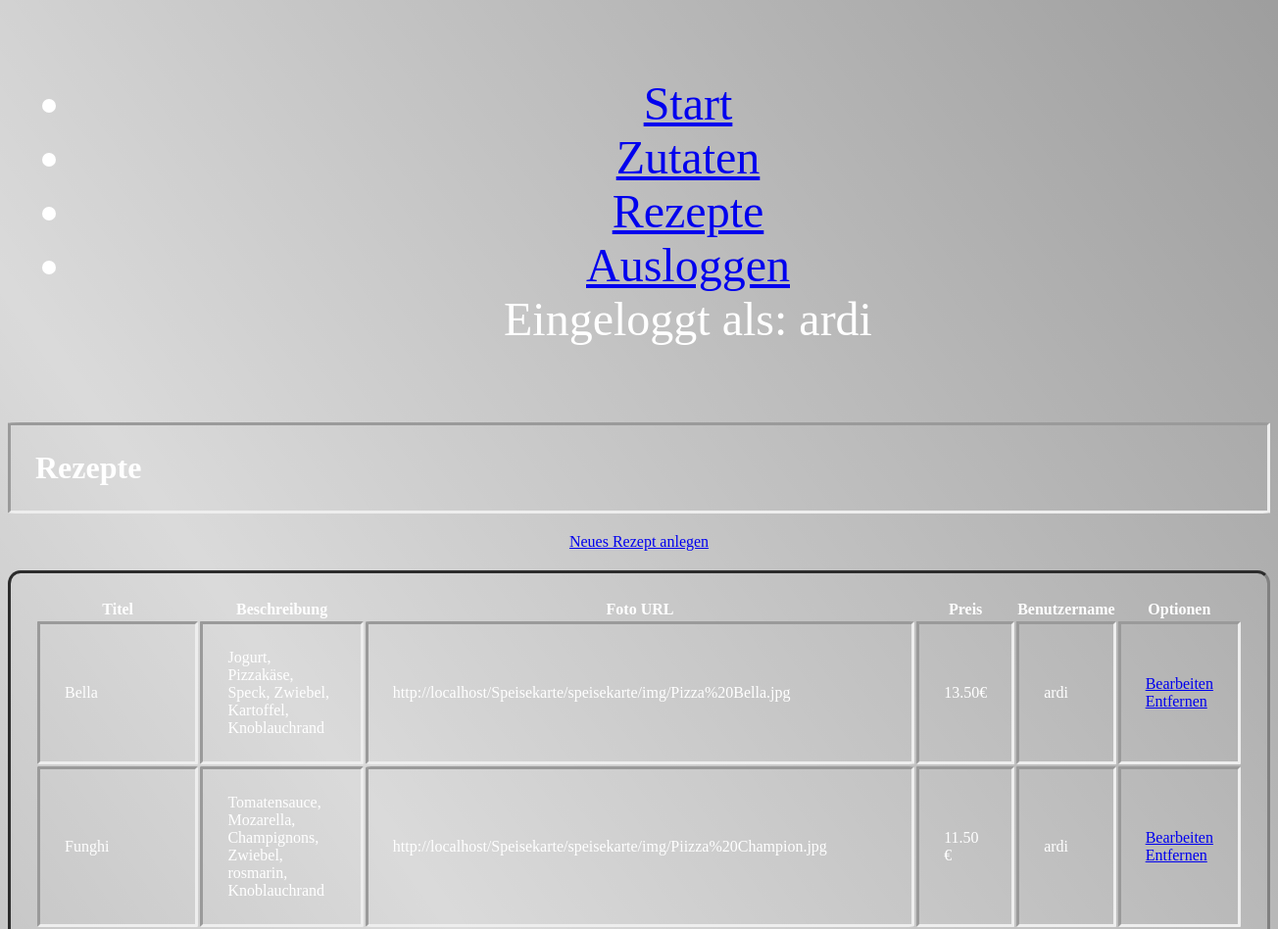
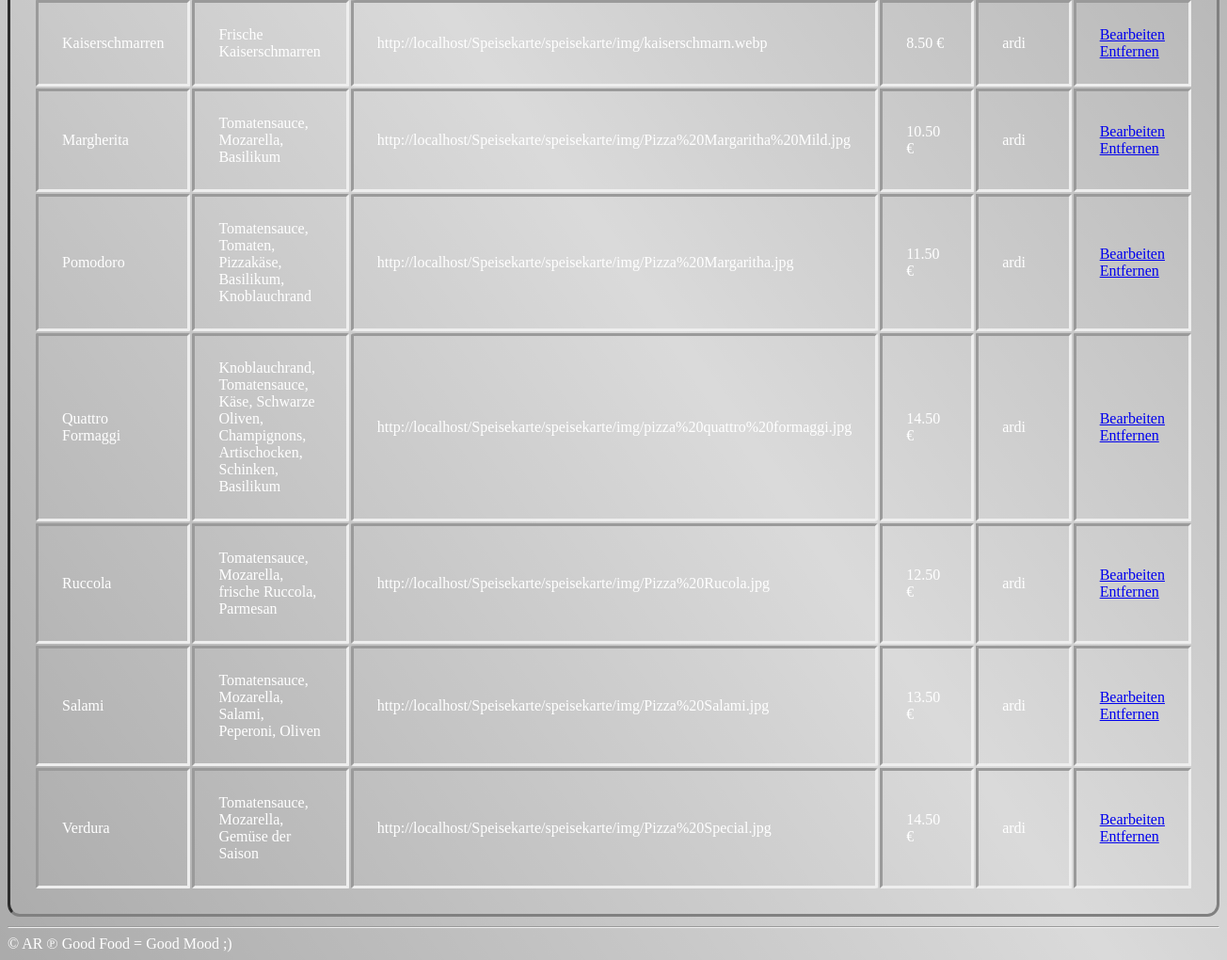
The page /admin/rezepte_liste.php (signed in) on the database its author committed (2 pictures, top to bottom).
### tables this page shows
CREATE TABLE `rezepte` (
  `id` int(10) UNSIGNED NOT NULL,
  `benutzer_id` int(10) UNSIGNED DEFAULT NULL,
  `titel` varchar(190) DEFAULT NULL,
  `beschreibung` text DEFAULT NULL,
  `img_url` varchar(255) NOT NULL,
  `preis` varchar(10) NOT NULL
);

CREATE TABLE `benutzer` (
  `id` int(10) UNSIGNED NOT NULL,
  `benutzername` varchar(255) NOT NULL,
  `email` varchar(255) DEFAULT NULL,
  `passwort` varchar(255) NOT NULL,
  `letztes_login` datetime DEFAULT NULL,
  `anzahl_logins` int(10) UNSIGNED DEFAULT 0
);

### admin/funktionen.php (called while the page is built, shortened)
<?php
$db = mysqli_connect("localhost", "root", "", "speisekarte_jwe");
mysqli_set_charset($db, "utf8");
function query($sql_befehl){
    global $db;
    $result = mysqli_query($db, $sql_befehl) or die(mysqli_error($db) . "<br>" . $sql_befehl);
    return $result;
}

### admin/rezepte_liste.php (the view, shortened to what this page needs)
<?php
include "funktionen.php";
include "kopf.php";
?>
<h1>Rezepte</h1>
<link rel="stylesheet" href="../css/adminForm.css">
<p><a href="rezepte_neu.php">Neues Rezept anlegen</a></p>
<?php
$result = query("SELECT rezepte.*, benutzer.benutzername FROM rezepte JOIN benutzer ON rezepte.benutzer_id = benutzer.id ORDER BY rezepte.titel ASC");
echo "<table>";
    echo "<thead>";
        echo "<th>Titel</th>";
        echo "<th>Beschreibung</th>";
        echo "<th>Foto URL</th>";
        echo "<th>Preis</th>";
        echo "<th>Benutzername</th>";
        echo "<th>Optionen</th>";
    echo "</thead>";
    echo "<tbody>";
    while($row = mysqli_fetch_assoc($result)) {
        echo "<tr>";
            echo "<td>" . $row["titel"] . "</td>";
            echo "<td>" . $row["beschreibung"] . "</td>";
            echo "<td>" . $row["img_url"] . "</td>";
            echo "<td>" . $row["preis"] . "</td>";
            echo "<td>" . $row["benutzername"] . "</td>";
            echo "<td>" . "<a href='rezepte_bearbeiten.php?id={$row["id"]}'>Bearbeiten</a>" . "<br>"
            ."<a href='rezepte_entfernen.php?id={$row["id"]}'>Entfernen</a>". "</td>";
        echo "</tr>";
    }
    echo "</tbody>";
echo "</table>";
include "fuss.php";

### admin/kopf.php (shortened to what this page needs)
<!DOCTYPE html>
<html lang="de">
<head>
</head>
<body>
    <link rel="stylesheet" href="../css/adminForm.css">
        <nav>
            <ul>
                <li><a href="index.php">Start</a></li>
                <li><a href="zutaten_liste.php">Zutaten</a></li>
                <li><a href="rezepte_liste.php">Rezepte</a></li>
                <li><a href="logout.php">Ausloggen</a>
                <br>
                    Eingeloggt als: <?php echo $_SESSION["benutzername"];?>
                </li>
            </ul>
        </nav>

### admin/fuss.php (shortened to what this page needs)
        <footer>
            <hr>
             &copy;  AR  &copysr; Good Food = Good Mood ;)
        </footer>
    </body>
</html>

### css/adminForm.css (style rules this page uses)
h1, table, thead, tbody, tr, td { margin: 10px; padding: 25px; border-style: inset; max-width: 100%; height: 100%; margin-inline: auto; box-shadow: 1px 1px 1px 1px transparent; border-radius: 1%; text-decoration: none; }
body { background: linear-gradient(55deg, #000, #000000, #00000025, #000000); background-size: 400% 800%; animation: gradient 30s ease infinite; color: rgb(255, 255, 255); }
h1 { color: white; }
p { color: var(--dark-orange); margin: 20px; text-align: center; text-decoration: underline; box-shadow: 5px 5px 50px 5px var(--dark-orange); }
nav { margin: 10px; padding: 10px; color: var(--dark-orange); margin: 20px; text-align: center; text-decoration: none; box-shadow: 5px 5px 50px 5px var(--dark-orange); width: 100%; font-size: 3rem; }

### rows shown on the page
rezepte: titel "Bella", beschreibung "Jogurt, Pizzakäse, Speck, Zwiebel, Kartoffel, Knoblauchrand", img_url "http://localhost/Speisekarte/speisekarte/img/Pizza%20Bella.jpg", preis "13.50€", benutzer.benutzername "ardi"
rezepte: titel "Funghi", beschreibung "Tomatensauce, Mozarella, Champignons, Zwiebel, rosmarin, Knoblauchrand", img_url "http://localhost/Speisekarte/speisekarte/img/Piizza%20Champion.jpg", preis "11.50 €", benutzer.benutzername "ardi"
rezepte: titel "Kaiserschmarren", beschreibung "Frische Kaiserschmarren", img_url "http://localhost/Speisekarte/speisekarte/img/kaiserschmarn.webp", preis "8.50 €", benutzer.benutzername "ardi"
rezepte: titel "Margherita", beschreibung "Tomatensauce, Mozarella, Basilikum", img_url "http://localhost/Speisekarte/speisekarte/img/Pizza%20Margaritha%20Mild.jpg", preis "10.50 €", benutzer.benutzername "ardi"
rezepte: titel "Pomodoro", beschreibung "Tomatensauce, Tomaten, Pizzakäse, Basilikum, Knoblauchrand", img_url "http://localhost/Speisekarte/speisekarte/img/Pizza%20Margaritha.jpg", preis "11.50 €", benutzer.benutzername "ardi"
rezepte: titel "Quattro Formaggi", beschreibung "Knoblauchrand, Tomatensauce, Käse, Schwarze Oliven, Champignons, Artischocken, Schinken, Basilikum", img_url "http://localhost/Speisekarte/speisekarte/img/pizza%20quattro%20formaggi.jpg", preis "14.50 €", benutzer.benutzername "ardi"
rezepte: titel "Ruccola", beschreibung "Tomatensauce, Mozarella, frische Ruccola, Parmesan", img_url "http://localhost/Speisekarte/speisekarte/img/Pizza%20Rucola.jpg", preis "12.50 €", benutzer.benutzername "ardi"
rezepte: titel "Salami", beschreibung "Tomatensauce, Mozarella, Salami, Peperoni, Oliven", img_url "http://localhost/Speisekarte/speisekarte/img/Pizza%20Salami.jpg", preis "13.50 €", benutzer.benutzername "ardi"
rezepte: titel "Verdura", beschreibung "Tomatensauce, Mozarella, Gemüse der Saison", img_url "http://localhost/Speisekarte/speisekarte/img/Pizza%20Special.jpg", preis "14.50 €", benutzer.benutzername "ardi"

### other values the page prints
$_SESSION["benutzername"] "ardi"
